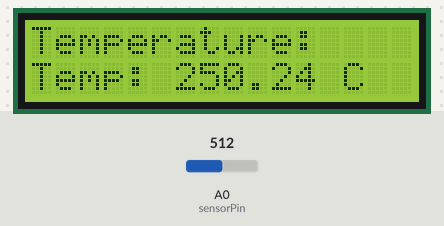
The sketch below on a simulated Arduino Uno, built with avr-gcc and run on an emulated ATmega328P. Shown: 16×2 character LCD. The test bench sets the inputs (shaded band); at power-on: A0 (sensorPin) = 512.

Above: at 1.2 s.
1.3 s: A0 (sensorPin) set to 716
At 3.3 s:
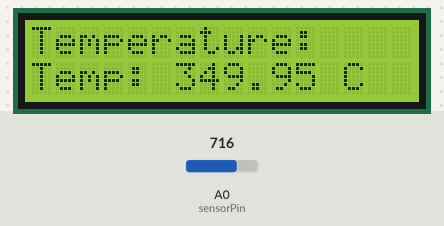
3.6 s: A0 (sensorPin) set to 900
At 5.0 s:
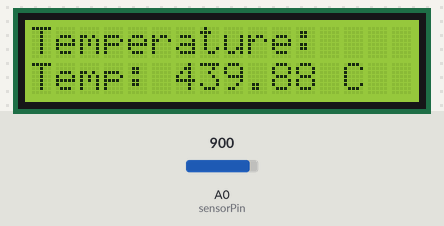
5.6 s: A0 (sensorPin) set to 1023
At 6.7 s:
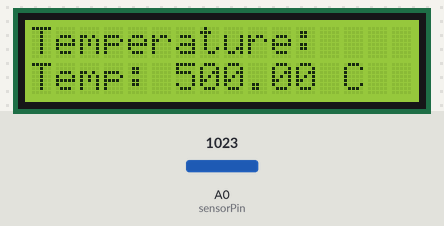
Timing chart, 0 to 8.6 s (numbered marks = the images above; inputs shaded):
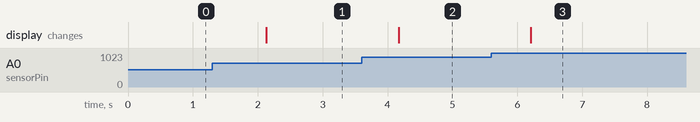

The sketch:

Lm35_LCD.ino
```cpp
#include <LiquidCrystal_I2C.h>
#include <Wire.h>
/*=============================================================================================
  - Đây là chương trình hiển thị nhiệt độ lên màn hình LCD
  - Ta cần thư viện wire.h để đọc và truyền dữ liệu cho LCD
  - Ở đây ta sử dụng LCD 16x2
=============================================================================================*/
#define LCD_ADDRESS 0x27 // Địa chỉ khởi tạo LCD

// Số cột và số dòng của màn hình LCD
#define LCD_COLUMNS 16
#define LCD_ROWS 2

// Khởi tạo đối tượng LiquidCrystal_I2C với địa chỉ I2C và kích thước màn hình
LiquidCrystal_I2C lcd(LCD_ADDRESS, LCD_COLUMNS, LCD_ROWS);

int sensorPin = A0;  //tên chân nhận tín hiệu điện
                      // nhận vào điện từ 0...5V
                      //đọc ra thi là con số 0....1023
                      //mạch ADC trên con vi điều khiển này lo
int sensorValue = 0;
float vol = 0.0;

void setup() {
  //chuẩn bị đường truyền với PC/ cổng USB/serial/com
  Wire.begin();
  lcd.init();
  lcd.backlight();
  lcd.setCursor(0, 0);
  lcd.print("Temperature:");

}

void loop() {
  sensorValue = analogRead(sensorPin);  //0...1023
  //công thức tỉ lệ thuận với Vol, Vol ra T, vì 1 độ ~~~~ 10mV
  //đổi ngược value từ chân thnahf vol
  vol = sensorValue * 5.0 / 1023;
  //5v     -------> 1023
  //vol?   <------- val
  //10mv, 0,01V ứng với 1 độ c
  //        0,o1  -------> 1 độ c
  //          vol --------> ?
  float temp = vol * 100;
  lcd.setCursor(0, 1);
  lcd.print("Temp: ");
  lcd.print(temp);
  lcd.print(" C     ");
  delay(1000);
}
```

Measured:
- after the input at 1.3 s, the display: changes after 0.83 s (image 1)
- after the input at 3.6 s, the display: changes after 0.57 s (image 2)
- after the input at 5.6 s, the display: changes after 0.61 s (image 3)
